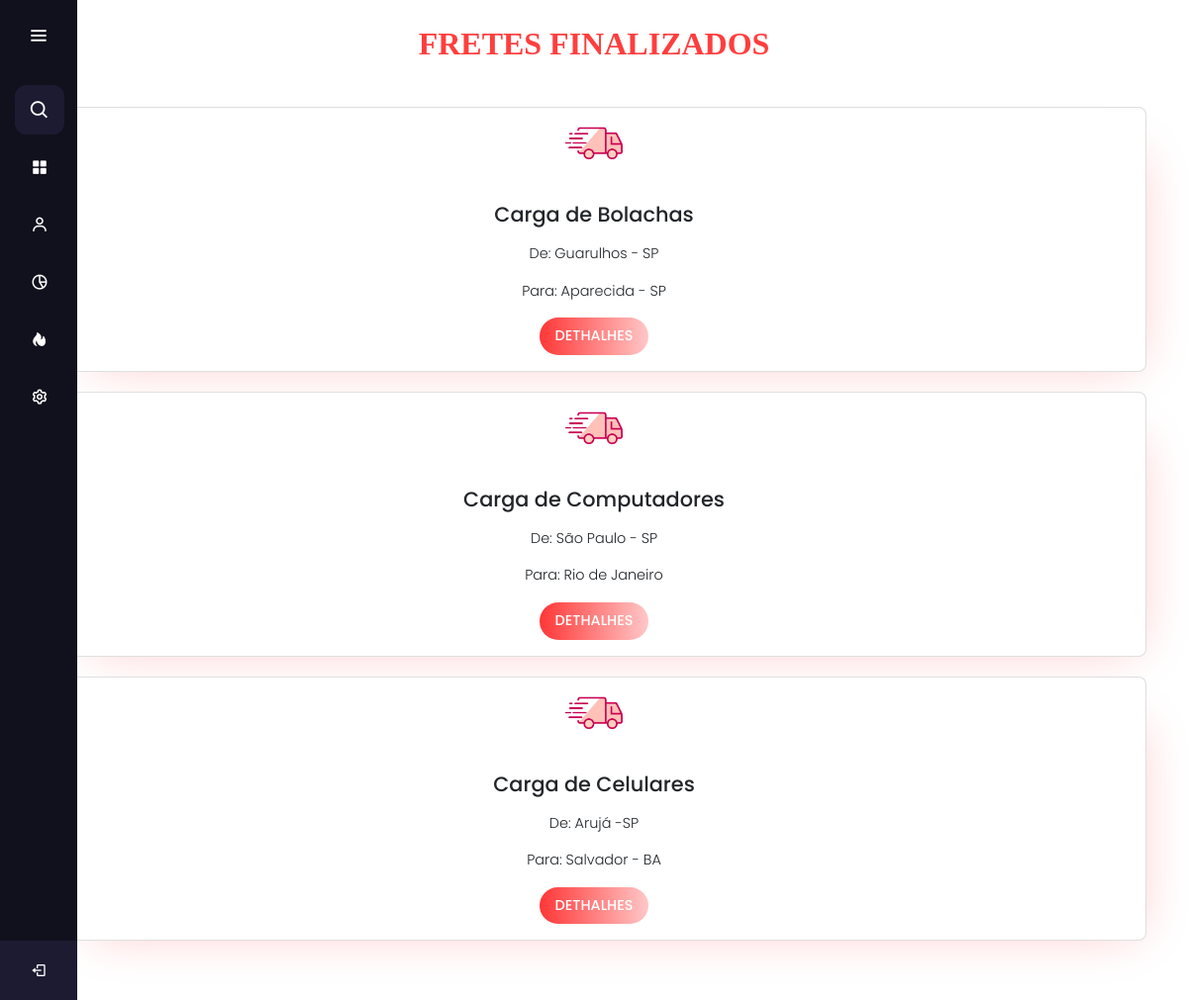
The page /historico_emp.php (signed in) on the database its author committed.
### tables this page shows
CREATE TABLE `historico` (
  `codigo` int(11) NOT NULL,
  `descricao` varchar(50) DEFAULT NULL,
  `empresa` varchar(50) DEFAULT NULL,
  `nome` varchar(50) NOT NULL,
  `valor` int(15) DEFAULT NULL,
  `peso` int(15) DEFAULT NULL,
  `distancia` int(15) DEFAULT NULL,
  `combustivelGasto` int(15) DEFAULT NULL,
  `localColeta` varchar(15) DEFAULT NULL,
  `dataColeta` varchar(15) DEFAULT NULL,
  `localEntrega` varchar(15) DEFAULT NULL,
  `dataEntrega` varchar(15) DEFAULT NULL
);

### historico_emp.php (the view, shortened to what this page needs)
<!DOCTYPE html>
<html lang="PT_br" >
  <head>
    <link rel="stylesheet" href="style.css">
    <link href='https://unpkg.com/boxicons@2.0.7/css/boxicons.min.css' rel='stylesheet'>
    <link href="css/bootstrap.min.css" rel="stylesheet">
   </head>
<body>
  <div class="sidebar">
    <div class="logo-details">
        <i class='bx bx-menu' id="btn" ></i>
    </div>
    <ul class="nav-list">
    <li>
          <i class='bx bx-search' ></i>
      </li>
      <li>
        <a href="painel_emp.php">
          <i class='bx bxs-grid-alt bx-spin-hover'></i>
        </a>
      </li>
      <li>
       <a href="minhaconta_emp.php">
         <i class='bx bx-user bx-tada-hover' ></i>
       </a>
     </li>
     <li>
       <a href="emandamento_emp.php">
         <i class='bx bx-pie-chart-alt-2 bx-spin-hover' ></i>
       </a>
     </li>
     <li>
       <a href="historico_emp.php">
         <i class='bx bxs-hot bx-spin-hover' ></i>
       </a>
     </li>
     <li>
       <a href="configuracao_emp.php">
         <i class='bx bx-cog bx-spin-hover' ></i>
       </a>
     </li>
     <li class="profile">
         <div class="profile-details">
           <div class="name_job">
             <div class="name"><?php echo $_SESSION['nome'];?></div>
             <div class="job">Transportadora</div>
           </div>
         </div>
         <a href="logout.php" class='bx bx-log-out' id="log_out" ></a>
     </li>
    </ul>
  </div>
      <?php
	include_once("conexao.php");
	$result_historico = "SELECT * FROM historico";
	$resultado_historico = mysqli_query($conexao, $result_historico);
?>
<section class="home-section">
<div class="container theme" role="main">
			<div class="page-header">
				<eee>FRETES FINALIZADOS</eee>
			</div>
            <?php while($rows_historico = mysqli_fetch_assoc($resultado_historico)){ ?>
            <main class="cards ">
          <section class="card about">
            <div class="icon">
                <img src="image/TTT.png" alt="Contact us.">
            </div>
            <h3>Carga de <?php echo $rows_historico['descricao']; ?></h3>
            <span>De: <?php echo $rows_historico['localColeta']; ?></span>
            <span>Para: <?php echo $rows_historico['localEntrega']; ?></span>
            <button type="button" class="btn btn-primary" data-toggle="modal" data-target="#myModal<?php echo $rows_historico['codigo']; ?>">Dethalhes</button>
</section>
<?php } ?>
</div>
</body>
</html>

### style.css (style rules this page uses)
* { margin: 0; padding: 0; box-sizing: border-box; font-family: "Poppins" , sans-serif; }
.sidebar { position: fixed; left: 0; top: 0; height: 100%; width: 78px; background: #11101D; padding: 6px 14px; z-index: 99; transition: all 0.5s ease; }
.sidebar .logo-details { height: 60px; display: flex; align-items: center; position: relative; }
.sidebar .logo-details #btn { position: absolute; top: 50%; right: 0; transform: translateY(-50%); font-size: 22px; transition: all 0.4s ease; font-size: 23px; text-align: center; cursor: pointer; transition: all 0.5s ease; }
.sidebar i { color: #fff; height: 60px; min-width: 50px; font-size: 28px; text-align: center; line-height: 60px; }
.sidebar .nav-list { margin-top: 20px; height: 100%; padding-left: 1px; }
.sidebar li { position: relative; margin: 8px 0; list-style: none; }
.sidebar .bx-search { position: absolute; top: 50%; left: 0; transform: translateY(-50%); font-size: 22px; background: #1d1b31; color: #FFF; }
.sidebar li a { display: flex; height: 100%; width: 100%; border-radius: 12px; align-items: center; text-decoration: none; transition: all 0.4s ease; background: #11101D; }
.sidebar li i { height: 50px; line-height: 50px; font-size: 18px; border-radius: 12px; }
.sidebar li.profile { position: fixed; height: 60px; width: 78px; left: 0; bottom: -8px; padding: 10px 14px; background: #1d1b31; transition: all 0.5s ease; overflow: hidden; }
.sidebar li .profile-details { display: flex; align-items: center; flex-wrap: nowrap; }
.sidebar li.profile .name, .sidebar li.profile .job { font-size: 15px; font-weight: 400; color: #fff; white-space: nowrap; }
.sidebar li.profile .job { font-size: 12px; }
.sidebar .profile #log_out { position: absolute; top: 50%; right: 0; transform: translateY(-50%); background: #1d1b31; width: 100%; height: 60px; line-height: 60px; justify-content: center; border-radius: 0px; color: #fff; transition: all 0.5s ease; }
.home-section { position: inherit; background: #ffffff; min-height: 100vh; top: 0; left: 78px; width: calc(100% + 0px ); transition: all 0.5s ease; z-index: 2; }
.page-header eee { display: flex; justify-content: center; margin: 20px 0 20px; color: #ff3e3e; font-weight: 700; font-size: 2em; font-family: cursive; }
main.cards { padding: 20px 0; }
main.cards section.card { display: flex; flex-direction: column; align-items: center; background: white; padding: 1rem 1.5rem; border-radius: 8px; max-height: 468px; margin-left: 32px; }
main.cards section.card:first-child { margin-left: 0; }
main.cards section.card .icon { width: 64px; height: 64px; }
main.cards section.card img { width: 100%; }
main.cards section.card h3 { font-size: 1.3em; margin: 16px 0; }
main.cards section.card span { font-weight: 300; max-width: 240px; font-size: 90%; margin-bottom: 16px; }
main.cards section.card button { padding: 0.5rem 1rem; text-transform: uppercase; border-radius: 32px; border: 0; cursor: pointer; font-size: 90%; font-weight: 500; color: #fff; margin-bottom: 16px 0; }
main.cards section.card.about button { background: linear-gradient(to right, #ff3636, #ffc7c7); }
main.cards section.card.about { box-shadow: 20px 20px 50px -30px #ffc1c1; }
body { overflow: hidden; }

### rows shown on the page
historico: descricao "Bolachas", localColeta "Guarulhos - SP", localEntrega "Aparecida - SP"
historico: descricao "Computadores", localColeta "São Paulo - SP", localEntrega "Rio de Janeiro"
historico: descricao "Celulares", localColeta "Arujá -SP", localEntrega "Salvador - BA"
